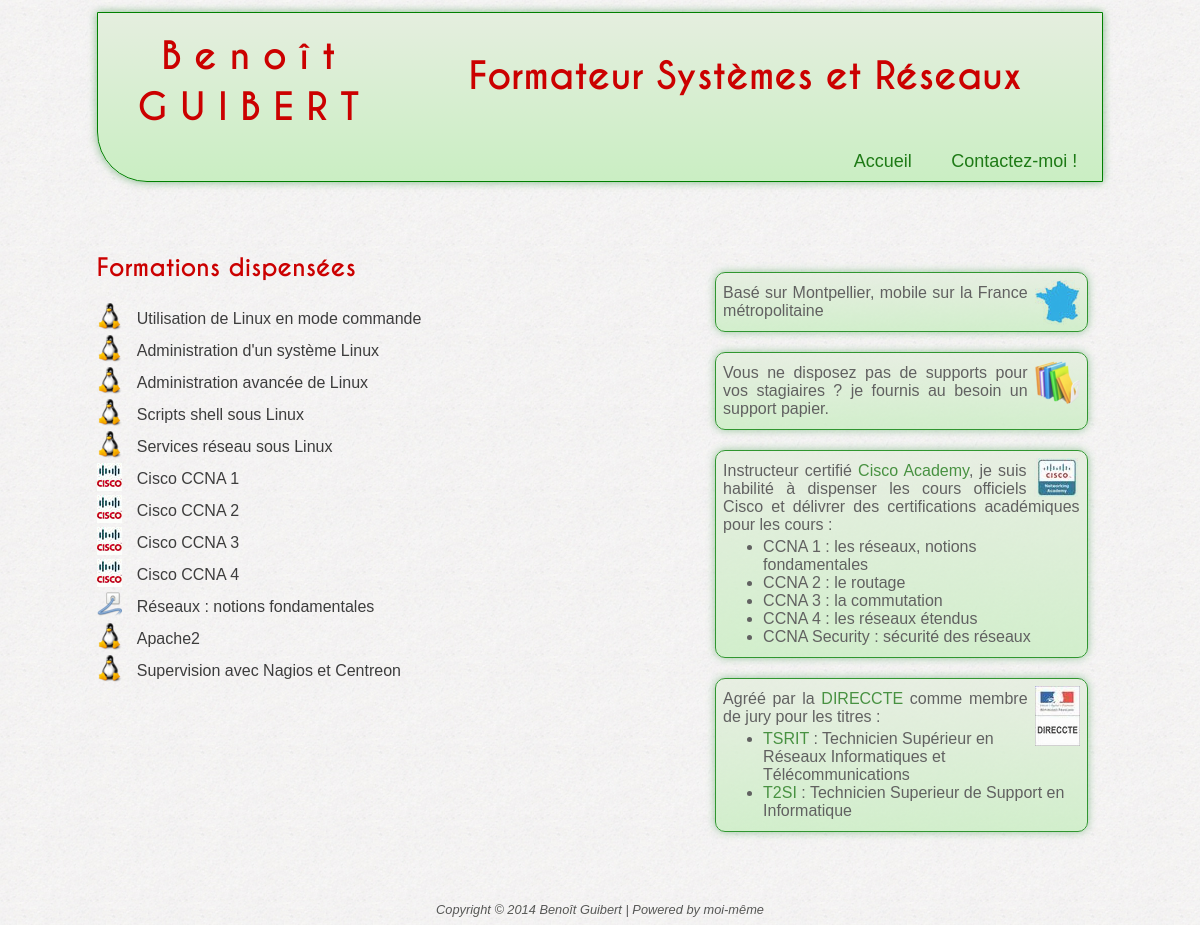
The page / on the database its author committed.
### main/models.py (models this page shows)
class Cours(models.Model):
	id_cours = models.CharField(max_length=25)
	intitule = models.CharField(max_length=100)
	prerequis = models.TextField(default="Aucun")
	objectif = models.TextField(default="")
	duree = models.IntegerField(max_length=2)
	icone = models.CharField(max_length=25, null=True)
	categorie = models.ForeignKey('Categorie', default=1)
	mots_cles = models.CharField(max_length=100, null=True)
	tarif = models.IntegerField(max_length=4)
	contenu = models.TextField()
	def __str__(self):
		"""
                Cette méthode à définir dans tous les modèles permettra
		de reconnaître facilement les différents objets traités
                par la suite et pour l'administration
                """
                return u'%s' % self.id_cours

### main/views.py (the view)
# urls.py: url(r'^$', 'home'),
def home(request):
	formations = Cours.objects.all()
	return render(request, 'monCV/home.html', locals())

### templates/monCV/home.html
{% extends "monCV/base.html" %}
{% block section %}
<article>
	<div id=tableau_cours>
		<h2 class="titre_tableau">Formations dispensées</h2>
		{% for a in formations %}
			<div class="ligne_cours">
				<div class=cell_icone>
					{%if a.icone == "tux" %}
						<p><img src="static/images/linux_small_25px.png" alt="Tux" title="Cours sous Linux"</p>
					{%elif a.icone == "cisco" %}
						<p><img src="static/images/cisco_small_25px.jpg" alt="Cisco" title="Cours Cisco"</p>
					{%elif a.icone == "reseaux" %}
						<p><img src="static/images/reseaux_25px.png" alt="Réseaux : les bases" title="Réseaux : les bases"</p>
					{% else %}
						<p> </p>
					{% endif %}
				</div>
				<p class=cell_nom_cours><a href="{% url 'main.views.afficher_cours' a.id %}">{{ a.intitule }}</a></p>
			</div>
		{% empty %}
			Aucun cours
		{% endfor %}
	</div>
</article>
{% endblock %}
{% block aside %}
	<div class="infos">
		<img class="image" alt="Image" src="/static/images/france_small_45px.png">
		<p>Basé sur Montpellier,  mobile sur la France métropolitaine</p>
	</div>
	<div class="infos">
		<img class="image" alt="Image" src="/static/images/cours_small_45px.png">
		<p>Vous ne disposez pas de supports pour vos stagiaires ? je fournis au besoin un support papier.</p>
	</div>
	<div class="infos">
		<img class="image" alt="Image" src="/static/images/cisco_acad_small_55px.png">
		<p>Instructeur certifié <a href="https://www.netacad.com/" target="_blank">Cisco Academy</a>, je suis habilité à dispenser les cours officiels Cisco et délivrer des certifications académiques pour les cours :</p>
		<ul>
			<li>CCNA 1 : les réseaux, notions fondamentales</li>
			<li>CCNA 2 : le routage</li>
			<li>CCNA 3 : la commutation</li>
			<li>CCNA 4 : les réseaux étendus</li>
			<li>CCNA Security : sécurité des réseaux</li>
		</ul>
	</div>
	<div class="infos">
		<img class="image" alt="Image" src="/static/images/direccte_small_45px.jpg">
		<p>Agréé par la <a href="http://www.direccte.gouv.fr/" target="_blank">DIRECCTE</a> comme membre de jury pour les titres :</p>
		<ul>
			<li><a href="https://fr.wikipedia.org/wiki/Technicien_sup%C3%A9rieur_en_r%C3%A9seaux_informatiques_et_t%C3%A9l%C3%A9communications" target="_blank">TSRIT</a> : Technicien Supérieur en Réseaux Informatiques et Télécommunications</li>
			<li><a href="https://fr.wikipedia.org/wiki/Technicien_sup%C3%A9rieur_de_support_en_informatique" target="_blank">T2SI</a> : Technicien Superieur de Support en Informatique</li>
		</ul>
	</div>
{% endblock %}

### templates/monCV/base.html (shortened to what this page needs)
{% load static %}
<!DOCTYPE html>
<html lang="fr">
<head>
	<link rel="stylesheet" href="{% static 'css/styles.css' %}" />
</head>
<body>
	<div id="bloc_page">
		<header>
			{% block header %}
			<a href='/'>
				<div id=name>
					<h1>B e n o î t</h1>
					<h1>G U I B E R T</h1>
				</div>
				<div id=prof>
					<h1>Formateur Systèmes et Réseaux</h1>
				</div>
			</a>
			{% endblock %}
			<nav>
				{% block nav %}
				<ul>
					<li><a href="/">Accueil</a></li>
					<li><a href="mailto:ben@hetica.fr">Contactez-moi !</a></li>
				</ul>
				{% endblock %}
			</nav>
		</header>
		<section>
			{% block section %}
			{% endblock %}
		</section>
		<aside>
			{% block aside %}
			{% endblock %}
		</aside>
		<footer>
			{% block footer %}
			Copyright © 2014 Benoît Guibert | Powered by moi-même
			{% endblock %}
		</footer>
	</div>
</body>
</html>

### static/css/styles.css (style rules this page uses)
html { font-family: sans-serif; //font-family: Courier,monospace ; //font-weight: bold ; }
h1 { color: #CB0000; font-family: caviardreams, Courier,monospace; font-weight: bold; font-size: 2.3em ; margin: 5px ; }
h2 { color: #CB0000 ; font-family: caviardreams; }
p { color: #3D3D3D ; }
body { background: url('img/back.jpg') ; }
#bloc_page { width: 85% ; min-width: 840px ; margin: auto ; }
header { background: linear-gradient( #E5EEDF, #CAEEC3 ) ; //background: linear-gradient( #E8E9EB, #D2F3CB ) ; //background: linear-gradient( #00CB76, #0076CB ) ; //background: url("img/carte_marine1_v5.png"); border: solid 1px green; padding-top: 15px ; margin-top: 12px ; margin-bottom: 50px ; border-radius: 0 0 0 50px ; box-shadow: 0 0 8px rgba(75, 160, 85, 0.7) ; }
header a { text-decoration: none; //font-weight: bold ; }
#name { display: inline-block ; width: 30% ; vertical-align: top ; //padding-left: 3%; text-align: center ; color: #191685 ; }
#prof { display: inline-block ; width: 68% ; vertical-align: top ; font-weight: bold; text-align: center; margin-top: 20px ; }
nav { display: inline-block ; vertical-align: bottom ; text-align: right; width: 100% ; }
nav ul { margin-bottom: 0; }
nav li { display: inline-block; margin-right: 15px; margin-bottom: 9px; }
nav a { text-decoration: none; font-size: large; //font-weight: bold ; //color: #FFFFFF; padding: 10px; color: #1E7A16; border-radius: 10px 10px 0 0 ; transition: background 1.7s ; background-position: 0 42px; }
section { display: inline-block ; vertical-align: top ; width: 60% ; // border-right: 1px groove; }
article a { text-decoration: none ; color: #3D3D3D ; padding: 2px 10px 2px 10px ; border-radius: 10px ; transition: background 1s ; }
#tableau_cours { display: table ; }
.titre_tableau { display: table-caption }
.ligne_cours { display: table-row; height: 32px ; }
.ligne_cours p { display: table-cell; vertical-align: middle; }
.cell_icone { width: 30px; }
aside { display: inline-block ; margin-top: 20px; vertical-align: top ; width: 39% ; }
aside .infos { //display: inline-block; background: linear-gradient( #E5EEDF, #CAEEC3 ) ; border: 1px groove green ; border-radius: 10px ; box-shadow: 0 0 8px rgba(75, 160, 85, 0.7) ; margin: 20px 10px ; padding: 7px ; color: #3D3D3D ; opacity: 0.8; }
aside .infos p { text-align: justify ; }
aside .infos p, aside .infos ul { margin-top: 4px; margin-bottom: 4px ; }
aside .infos a[href] { color: #1E7A16 ; text-decoration: none; }
aside .image { float: right ; padding-left: 7px; }
footer { margin-top: 50px ; text-align: center ; font-style: italic; color: #575856; font-size: 0.8em ; }

### rows shown on the page
Cours: intitule "Utilisation de Linux en mode commande"
Cours: intitule "Administration d'un système Linux"
Cours: intitule "Administration avancée de Linux"
Cours: intitule "Scripts shell sous Linux"
Cours: intitule "Services réseau sous Linux"
Cours: intitule "Cisco CCNA 1"
Cours: intitule "Cisco CCNA 2"
Cours: intitule "Cisco CCNA 3"
Cours: intitule "Cisco CCNA 4"
Cours: intitule "Réseaux : notions fondamentales"
Cours: intitule "Apache2"
Cours: intitule "Supervision avec Nagios et Centreon"
